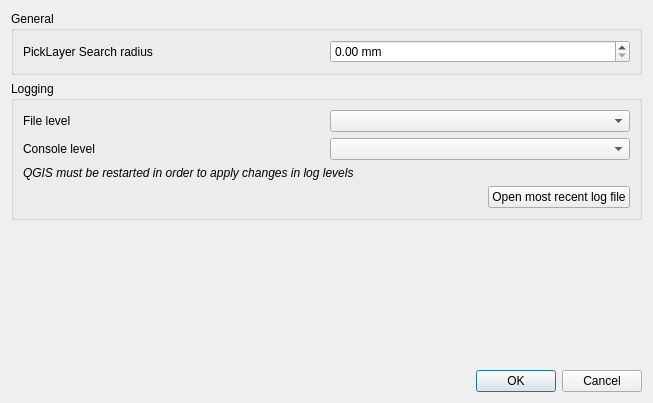
<?xml version="1.0" encoding="UTF-8"?>
<ui version="4.0">
 <class>Dialog</class>
 <widget class="QDialog" name="Dialog">
  <property name="geometry">
   <rect>
    <x>0</x>
    <y>0</y>
    <width>653</width>
    <height>403</height>
   </rect>
  </property>
  <property name="windowTitle">
   <string>pickLayer Settings</string>
  </property>
  <layout class="QVBoxLayout" name="verticalLayout_2">
   <item>
    <layout class="QVBoxLayout" name="verticalLayout">
     <item>
      <widget class="QgsCollapsibleGroupBox" name="mGroupBox_5">
       <property name="sizePolicy">
        <sizepolicy hsizetype="Preferred" vsizetype="Fixed">
         <horstretch>0</horstretch>
         <verstretch>0</verstretch>
        </sizepolicy>
       </property>
       <property name="title">
        <string>General</string>
       </property>
       <layout class="QVBoxLayout" name="verticalLayout_14">
        <item>
         <layout class="QVBoxLayout" name="verticalLayout_12">
          <item>
           <layout class="QGridLayout" name="gridLayout_10">
            <item row="0" column="0">
             <widget class="QLabel" name="label_search_radius">
              <property name="minimumSize">
               <size>
                <width>250</width>
                <height>0</height>
               </size>
              </property>
              <property name="text">
               <string>PickLayer Search radius</string>
              </property>
             </widget>
            </item>
            <item row="0" column="1">
             <widget class="QDoubleSpinBox" name="spin_box_search_radius">
              <property name="prefix">
               <string/>
              </property>
              <property name="suffix">
               <string> mm</string>
              </property>
             </widget>
            </item>
           </layout>
          </item>
         </layout>
        </item>
       </layout>
      </widget>
     </item>
     <item>
      <widget class="QgsCollapsibleGroupBox" name="mGroupBox_3">
       <property name="sizePolicy">
        <sizepolicy hsizetype="Preferred" vsizetype="Fixed">
         <horstretch>0</horstretch>
         <verstretch>0</verstretch>
        </sizepolicy>
       </property>
       <property name="title">
        <string>Logging</string>
       </property>
       <layout class="QVBoxLayout" name="verticalLayout_8">
        <item>
         <layout class="QGridLayout" name="gridLayout_5">
          <item row="1" column="0">
           <widget class="QLabel" name="label_level_console">
            <property name="sizePolicy">
             <sizepolicy hsizetype="Preferred" vsizetype="Fixed">
              <horstretch>0</horstretch>
              <verstretch>0</verstretch>
             </sizepolicy>
            </property>
            <property name="text">
             <string>Console level</string>
            </property>
           </widget>
          </item>
          <item row="1" column="1">
           <widget class="QComboBox" name="combo_box_log_level_console"/>
          </item>
          <item row="0" column="0">
           <widget class="QLabel" name="label_level_file">
            <property name="sizePolicy">
             <sizepolicy hsizetype="Preferred" vsizetype="Fixed">
              <horstretch>0</horstretch>
              <verstretch>0</verstretch>
             </sizepolicy>
            </property>
            <property name="text">
             <string>File level</string>
            </property>
           </widget>
          </item>
          <item row="0" column="1">
           <widget class="QComboBox" name="combo_box_log_level_file"/>
          </item>
         </layout>
        </item>
        <item>
         <widget class="QLabel" name="label">
          <property name="font">
           <font>
            <italic>true</italic>
           </font>
          </property>
          <property name="text">
           <string>QGIS must be restarted in order to apply changes in log levels</string>
          </property>
         </widget>
        </item>
        <item>
         <layout class="QHBoxLayout" name="horizontalLayout_2">
          <item>
           <spacer name="horizontalSpacer">
            <property name="orientation">
             <enum>Qt::Horizontal</enum>
            </property>
            <property name="sizeHint" stdset="0">
             <size>
              <width>40</width>
              <height>20</height>
             </size>
            </property>
           </spacer>
          </item>
          <item>
           <widget class="QPushButton" name="btn_open_log">
            <property name="text">
             <string>Open most recent log file</string>
            </property>
           </widget>
          </item>
         </layout>
        </item>
       </layout>
      </widget>
     </item>
     <item>
      <spacer name="verticalSpacer">
       <property name="orientation">
        <enum>Qt::Vertical</enum>
       </property>
       <property name="sizeHint" stdset="0">
        <size>
         <width>20</width>
         <height>40</height>
        </size>
       </property>
      </spacer>
     </item>
    </layout>
   </item>
   <item>
    <widget class="QDialogButtonBox" name="buttonBox">
     <property name="orientation">
      <enum>Qt::Horizontal</enum>
     </property>
     <property name="standardButtons">
      <set>QDialogButtonBox::Cancel|QDialogButtonBox::Ok</set>
     </property>
    </widget>
   </item>
  </layout>
 </widget>
 <customwidgets>
  <customwidget>
   <class>QgsCollapsibleGroupBox</class>
   <extends>QGroupBox</extends>
   <header>qgscollapsiblegroupbox.h</header>
   <container>1</container>
  </customwidget>
 </customwidgets>
 <resources/>
 <connections>
  <connection>
   <sender>buttonBox</sender>
   <signal>accepted()</signal>
   <receiver>Dialog</receiver>
   <slot>accept()</slot>
   <hints>
    <hint type="sourcelabel">
     <x>248</x>
     <y>254</y>
    </hint>
    <hint type="destinationlabel">
     <x>157</x>
     <y>274</y>
    </hint>
   </hints>
  </connection>
  <connection>
   <sender>buttonBox</sender>
   <signal>rejected()</signal>
   <receiver>Dialog</receiver>
   <slot>reject()</slot>
   <hints>
    <hint type="sourcelabel">
     <x>316</x>
     <y>260</y>
    </hint>
    <hint type="destinationlabel">
     <x>286</x>
     <y>274</y>
    </hint>
   </hints>
  </connection>
 </connections>
</ui>
